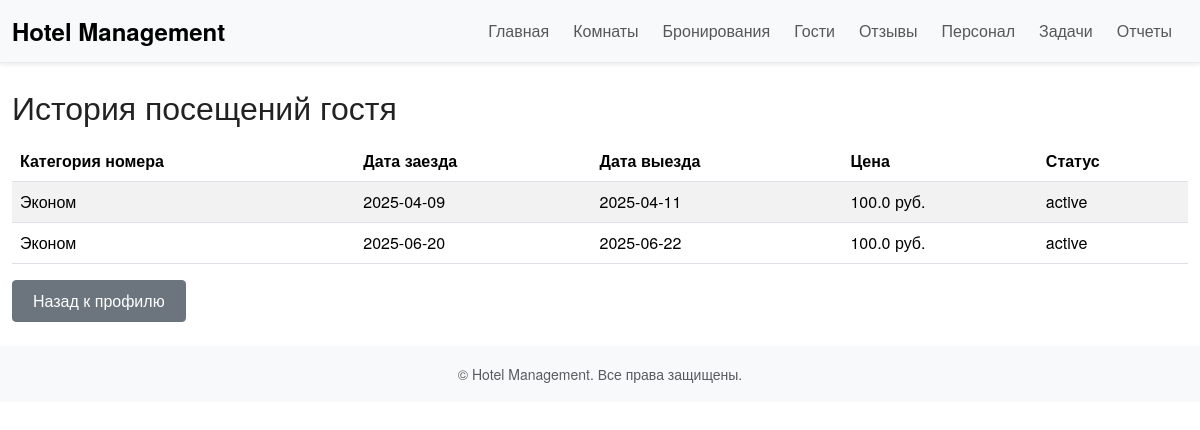
/guests/1/history, run on an earlier commit of the app's database.
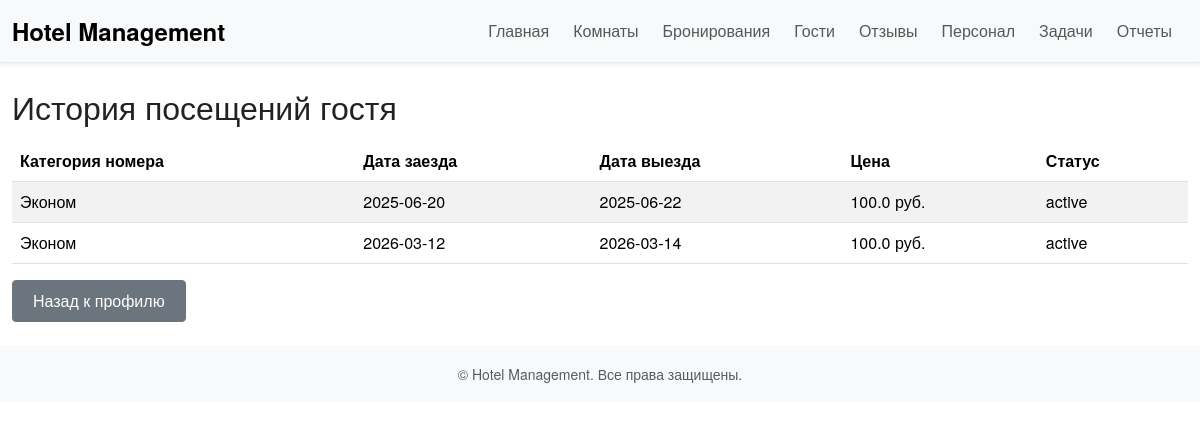
And on a later commit of the database.
### tables this page shows
CREATE TABLE bookings (
            id INTEGER PRIMARY KEY AUTOINCREMENT,
            guest_id INTEGER,
            room_id INTEGER,
            start_date TEXT,
            end_date TEXT,
            status TEXT DEFAULT 'active',  -- active, cancelled, completed
            FOREIGN KEY (room_id) REFERENCES rooms(id)
        );

CREATE TABLE rooms (
            id INTEGER PRIMARY KEY AUTOINCREMENT,
            type TEXT NOT NULL,
            capacity INTEGER,
            amenities TEXT,
            price REAL,
            photo TEXT,           -- путь к файлу фотографии
            available INTEGER DEFAULT 1
        );

### app.py (the view)
@app.route('/guests/<int:guest_id>/history')
def guest_history(guest_id):
    conn = get_db_connection()
    history = conn.execute('''
        SELECT bookings.start_date, bookings.end_date, bookings.status, rooms.type, rooms.price
        FROM bookings
        JOIN rooms ON bookings.room_id = rooms.id
        WHERE bookings.guest_id = ?
    ''', (guest_id,)).fetchall()
    conn.close()
    return render_template('guest_history.html', history=history, guest_id=guest_id)

### app.py (called while the page is built)
def get_db_connection():
    conn = sqlite3.connect(DATABASE)
    conn.row_factory = sqlite3.Row  # позволит обращаться по именам столбцов
    return conn

### templates/guest_history.html (shortened to what this page needs)
{% extends 'base.html' %}
{% block content %}
<h2>История посещений гостя</h2>
{% if history %}
  <table class="table table-striped">
    <thead>
      <tr>
        <th>Категория номера</th>
        <th>Дата заезда</th>
        <th>Дата выезда</th>
        <th>Цена</th>
        <th>Статус</th>
      </tr>
    </thead>
    <tbody>
      {% for entry in history %}
      <tr>
        <td>{{ entry['type'] }}</td>
        <td>{{ entry['start_date'] }}</td>
        <td>{{ entry['end_date'] }}</td>
        <td>{{ entry['price'] }} руб.</td>
        <td>{{ entry['status'] }}</td>
      </tr>
      {% endfor %}
    </tbody>
  </table>
{% else %}
  <p class="text-muted">История посещений отсутствует.</p>
{% endif %}
<a href="{{ url_for('guest_profile', guest_id=guest_id) }}" class="btn btn-secondary">Назад к профилю</a>
{% endblock %}

What changed in the data, as far as the page shows it:
no longer on this page (row edited): bookings: type "Эконом", start_date "2025-04-09", end_date "2025-04-11", price "100.0", status "active"
added bookings: type "Эконом", start_date "2026-03-12", end_date "2026-03-14", price "100.0", status "active"
